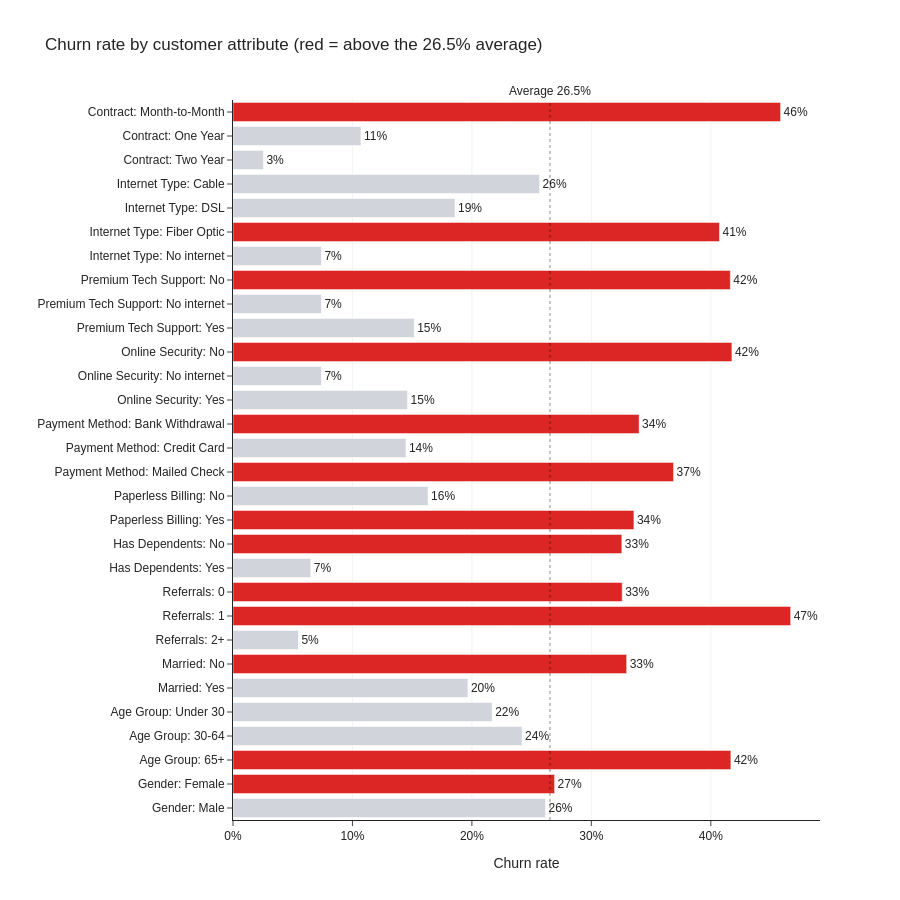

Here is the notebook cell this chart was saved with:
### Code cell
overall_churn_rate = df['Churned'].mean()
df_scan['vs_overall'] = np.where(df_scan['churn_rate'] > overall_churn_rate, 'Above average', 'Below average')

fig = px.bar(
    df_scan,
    x='churn_rate',
    y='label',
    color='vs_overall',
    orientation='h',
    text=df_scan['churn_rate'].map(lambda r: f'{r:.0%}'),
    hover_data={'customers': True, 'vs_overall': False},
    color_discrete_map={
        'Above average': COLOR_CHURNED,
        'Below average': COLOR_LIGHT_GRAY,
    },
    category_orders={'label': df_scan['label'].tolist()},
    labels={
        'churn_rate': 'Churn rate',
        'label': '',
        'vs_overall': '',
        'customers': 'Customers',
    },
    title=f'Churn rate by customer attribute (red = above the {overall_churn_rate:.1%} average)',
    height=900,
)

fig.add_vline(
    x=overall_churn_rate,
    line_dash='dot',
    line_width=1.5,
    line_color='black',
    annotation_text=f'Average {overall_churn_rate:.1%}',
    annotation_position='top',
)
fig.update_traces(textposition='outside', cliponaxis=False)
fig.update_xaxes(tickformat='.0%', showgrid=True, gridcolor='#F3F4F6')
fig.update_layout(showlegend=False)

fig.show()

### Figure 1 — Plotly figure (JSON) as saved in the notebook; plotly's stock layout.template omitted (floating-point values rounded to 4 significant figures)
{"data": [{"cliponaxis": false, "customdata": [[3610, "Above average"], [3035, "Above average"], [3473, "Above average"], [3498, "Above average"], [3909, "Above average"], [385, "Above average"], [4171, "Above average"], [5416, "Above average"], [3821, "Above average"], [1086, "Above average"], [3641, "Above average"], [1142, "Above average"], [3488, "Above average"]], "hovertemplate": "Churn rate=%{x}<br>text=%{text}<br>Customers=%{customdata[0]}<extra></extra>", "legendgroup": "Above average", "marker": {"color": "#DC2626", "pattern": {"shape": ""}}, "name": "Above average", "orientation": "h", "showlegend": true, "text": ["46%", "41%", "42%", "42%", "34%", "37%", "34%", "33%", "33%", "47%", "33%", "42%", "27%"], "textposition": "outside", "type": "bar", "x": [0.4584, 0.4072, 0.4164, 0.4177, 0.34, 0.3688, 0.3357, 0.3255, 0.3258, 0.4669, 0.3296, 0.4168, 0.2692], "xaxis": "x", "y": ["Contract: Month-to-Month", "Internet Type: Fiber Optic", "Premium Tech Support: No", "Online Security: No", "Payment Method: Bank Withdrawal", "Payment Method: Mailed Check", "Paperless Billing: Yes", "Has Dependents: No", "Referrals: 0", "Referrals: 1", "Married: No", "Age Group: 65+", "Gender: Female"], "yaxis": "y"}, {"cliponaxis": false, "customdata": [[1550, "Below average"], [1883, "Below average"], [830, "Below average"], [1652, "Below average"], [1526, "Below average"], [1526, "Below average"], [2044, "Below average"], [1526, "Below average"], [2019, "Below average"], [2749, "Below average"], [2872, "Below average"], [1627, "Below average"], [2136, "Below average"], [3402, "Below average"], [1401, "Below average"], [4500, "Below average"], [3555, "Below average"]], "hovertemplate": "Churn rate=%{x}<br>text=%{text}<br>Customers=%{customdata[0]}<extra></extra>", "legendgroup": "Below average", "marker": {"color": "#D1D5DB", "pattern": {"shape": ""}}, "name": "Below average", "orientation": "h", "showlegend": true, "text": ["11%", "3%", "26%", "19%", "7%", "7%", "15%", "7%", "15%", "14%", "16%", "7%", "5%", "20%", "22%", "24%", "26%"], "textposition": "outside", "type": "bar", "x": [0.1071, 0.02549, 0.2566, 0.1858, 0.07405, 0.07405, 0.1517, 0.07405, 0.1461, 0.1448, 0.1633, 0.06515, 0.05478, 0.1966, 0.217, 0.242, 0.2616], "xaxis": "x", "y": ["Contract: One Year", "Contract: Two Year", "Internet Type: Cable", "Internet Type: DSL", "Internet Type: No internet", "Premium Tech Support: No internet", "Premium Tech Support: Yes", "Online Security: No internet", "Online Security: Yes", "Payment Method: Credit Card", "Paperless Billing: No", "Has Dependents: Yes", "Referrals: 2+", "Married: Yes", "Age Group: Under 30", "Age Group: 30-64", "Gender: Male"], "yaxis": "y"}], "layout": {"annotations": [{"showarrow": false, "text": "Average 26.5%", "x": 0.2654, "xanchor": "center", "xref": "x", "y": 1, "yanchor": "bottom", "yref": "y domain"}], "barmode": "relative", "height": 900, "legend": {"title": {"text": ""}, "tracegroupgap": 0}, "shapes": [{"line": {"color": "black", "dash": "dot", "width": 1.5}, "type": "line", "x0": 0.2654, "x1": 0.2654, "xref": "x", "y0": 0, "y1": 1, "yref": "y domain"}], "showlegend": false, "title": {"text": "Churn rate by customer attribute (red = above the 26.5% average)"}, "xaxis": {"anchor": "y", "domain": [0.0, 1.0], "gridcolor": "#F3F4F6", "showgrid": true, "tickformat": ".0%", "title": {"text": "Churn rate"}}, "yaxis": {"anchor": "x", "categoryarray": ["Gender: Male", "Gender: Female", "Age Group: 65+", "Age Group: 30-64", "Age Group: Under 30", "Married: Yes", "Married: No", "Referrals: 2+", "Referrals: 1", "Referrals: 0", "Has Dependents: Yes", "Has Dependents: No", "Paperless Billing: Yes", "Paperless Billing: No", "Payment Method: Mailed Check", "Payment Method: Credit Card", "Payment Method: Bank Withdrawal", "Online Security: Yes", "Online Security: No internet", "Online Security: No", "Premium Tech Support: Yes", "Premium Tech Support: No internet", "Premium Tech Support: No", "Internet Type: No internet", "Internet Type: Fiber Optic", "Internet Type: DSL", "Internet Type: Cable", "Contract: Two Year", "Contract: One Year", "Contract: Month-to-Month"], "categoryorder": "array", "domain": [0.0, 1.0], "title": {"text": ""}}}}
